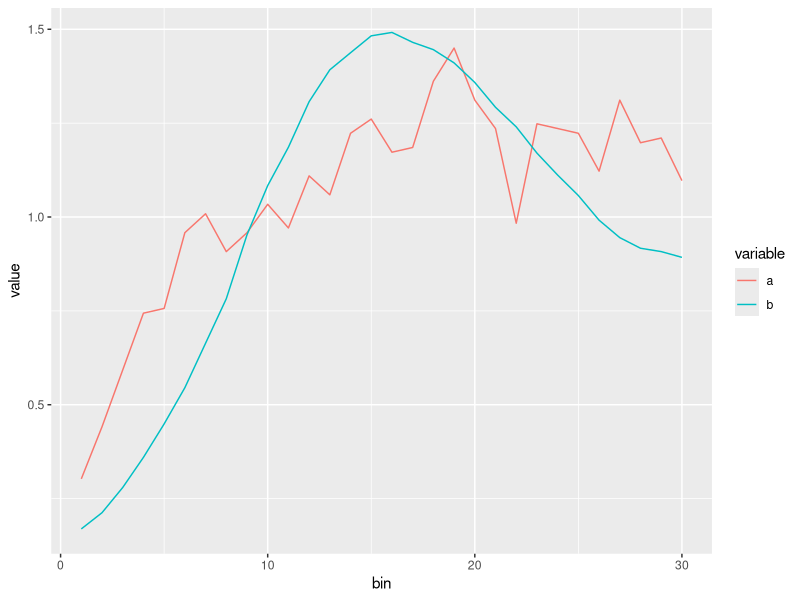

R code for this plot:
options(width=230)
library(plyr)
library(reshape2)
library(ggplot2)
library(zoo)

std = function(x, s) {
    x = x[, s]
    sd(x) / sqrt(length(x))
}

m.mean = function(x, s) {
    x = x[, s]
    colMeans(x)
}

eta.square = function(ref, x) {
    overall.sum = sum((ref + x)^2)
    s.norm = sum(ref^2 + x^2)
    s.norm.sq = (sum(ref) + sum(x))^2 / (length(ref) + length(x))
    sst = overall.sum/2 - s.norm.sq
    sstot = s.norm - s.norm.sq
    eta.sq = sst / sstot
    return(eta.sq)
}

#Load files
a = read.table('./ctxtA2.txt', header=F, sep='\t')
b = read.table('./ctxtB.txt', header=F, sep='\t')

# List dates to keep
#whitelist = c('14/06/2010', '15/06/2010', '16/06/2010', '17/06/2010', '18/06/2010')
blacklist = c('21/06/2010')
# Holes to keep
aholes = c(2, 3)
bholes = c(3, 4)

# Format data for context A
bin.names = c()
for (i in 1:(ncol(a)-11)) { bin.names = c(bin.names, i) }
colnames(a) = c('context', 'hole', 'env', 'user', 'prog', 'session', 'cage', 'pass', 'ratID', 'Date', 'hour', bin.names)
a = a[a$hole %in% aholes, ]
#a = a[(a$Date %in% whitelist), ]
a = a[!(a$Date %in% blacklist), ]
a$Date = as.Date(a$Date, format='%d/%m/%Y')
a = a[order(a$Date), ]
a$week = rep(1:8, each=nrow(a)/8)
a = a[, c('context', 'hole', 'env', 'user', 'prog', 'session', 'cage', 'pass', 'ratID', 'week', 'Date', 'hour', bin.names)]

# Format data for context B
bin.names = c()
for (i in 1:(ncol(b)-11)) { bin.names = c(bin.names, i) }
colnames(b) = c('context', 'hole', 'env', 'user', 'prog', 'session', 'cage', 'pass', 'ratID', 'Date', 'hour', bin.names)
b = b[b$hole %in% bholes, ]
#b = b[(b$Date %in% whitelist), ]
b = b[!(b$Date %in% blacklist), ]
b$Date = as.Date(b$Date, format='%d/%m/%Y')
b = b[order(b$Date), ]
b$week = rep(1:8, each=nrow(b)/8)
b = b[, c('context', 'hole', 'env', 'user', 'prog', 'session', 'cage', 'pass', 'ratID', 'week', 'Date', 'hour', bin.names)]



# Mean for each hole
print(dim(a))
a.means = ddply(a, .(week, hole), .fun=m.mean, 13:ncol(a))
#print(head(a.means))
a.means = a.means[a.means$week==8, ]

# Smoothing
# width = window width
# by = step
a.hole3.scaled = rollapply(as.vector(unlist(c(a.means[1, 3:ncol(a.means)]))), width=1, by=1, FUN=mean, partial=T)
a.hole2.scaled = rollapply(as.vector(unlist(c(a.means[2, 3:ncol(a.means)]))), width=1, by=1, FUN=mean, partial=T)

# Y normalisation
a.hole3.scaled.ynorm = a.hole3.scaled / mean(a.hole3.scaled)
a.hole2.scaled.ynorm = a.hole2.scaled / mean(a.hole2.scaled)

# Take first 30 bins
a.hole3.scaled.ynorm = a.hole3.scaled.ynorm[1:30]
a.hole2.scaled.ynorm = a.hole2.scaled.ynorm[1:30]



# Mean for each hole
b.means = ddply(b, .(hole), .fun=m.mean, 13:ncol(b))

# Smoothing
b.hole3.scaled = rollapply(as.vector(unlist(c(b.means[1, 2:ncol(b.means)]))), width=3, by=2, FUN=mean, partial=T)
b.hole4.scaled = rollapply(as.vector(unlist(c(b.means[2, 2:ncol(b.means)]))), width=3, by=2, FUN=mean, partial=T)
#b.hole3.scaled = rollapply(as.vector(unlist(c(b.means[1, 2:ncol(b.means)]))), width=2, by=1, FUN=mean, partial=T)
#b.hole4.scaled = rollapply(as.vector(unlist(c(b.means[2, 2:ncol(b.means)]))), width=2, by=1, FUN=mean, partial=T)

# Y normalisation
b.hole3.scaled.ynorm = b.hole3.scaled / mean(b.hole3.scaled)
b.hole4.scaled.ynorm = b.hole4.scaled / mean(b.hole4.scaled)


# ETA squared
eta.sq = eta.square(b.hole3.scaled.ynorm, b.hole4.scaled.ynorm)


mydata = data.frame(a=a.hole2.scaled.ynorm, b=b.hole4.scaled.ynorm, bin=1:30)
mydata = melt(mydata, id=c("bin"))
myplot = ggplot(data=mydata, aes(x=bin, y=value, color=variable)) +
    geom_line(aes(group=variable))

print(myplot)
print(eta.sq)

#means.scaled = ddply(means, .(hole), .fun=rollapply, width=3, by=2, FUN=mean, partial=T)

#sems = ddply(a, .(week, hole), .fun=std, 13:ncol(a))

#means = melt(means, id.vars=c('hole', 'week'), value.name='bin')
#colnames(means) = c('hole', 'week', 'bin', 'Mean')
#sems = melt(sems, id.vars=c('hole', 'week'), value.name='bin')
#colnames(sems) = c('hole', 'week', 'bin', 'SEM')

#dd = merge(means, sems, by=1:3)
#a.plot = ggplot(data=dd, aes(x=bin, y=Mean, color=factor(hole))) +
         #geom_ribbon(
                     #aes(ymin=Mean-SEM, ymax=Mean+SEM, group=interaction(week, hole)),
                     #color='black', fill='grey', alpha=0.5, size=0.2
                    #) +
         #geom_line(aes(group=interaction(week, hole)), size=0.8) +
         ##geom_errorbar(aes(ymin=Mean-SEM, ymax=Mean+SEM), color='black', size=0.25) +
         #facet_wrap(~ week, nrow=4, ncol=2) +
         #xlab('Time') + ylab('Mean Hole Entry') +
         #labs(color='Hole') +
         #theme(
               #panel.background=element_rect(fill='white')
         #)
#ggsave('learning-curve_A_manualMean.png', scale=1.5)

## Test with automatic smoothing
#dd = melt(a[, c('hole', 'week', bin.names)], id.vars=c('hole', 'week'))
#colnames(dd) = c('hole', 'week', 'bin', 'value')
#a.plot = ggplot(data=dd, aes(x=bin, y=value, color=factor(hole))) +
         ##geom_line(aes(group=interaction(week, hole)), size=0.8) +
         ##geom_point() +
         #geom_smooth(aes(group=interaction(week, hole)), level=0.99) +
         ##geom_errorbar(aes(ymin=Mean-SEM, ymax=Mean+SEM), color='black', size=0.25) +
         #facet_wrap(~ week, nrow=4, ncol=2) +
         #xlab('Time') + ylab('Mean Hole Entry') +
         #theme(panel.background=element_rect(fill='white'))

#ggsave('learning-curve_A_smooth-GMA.png', scale=1.5)
#print(a.plot)
